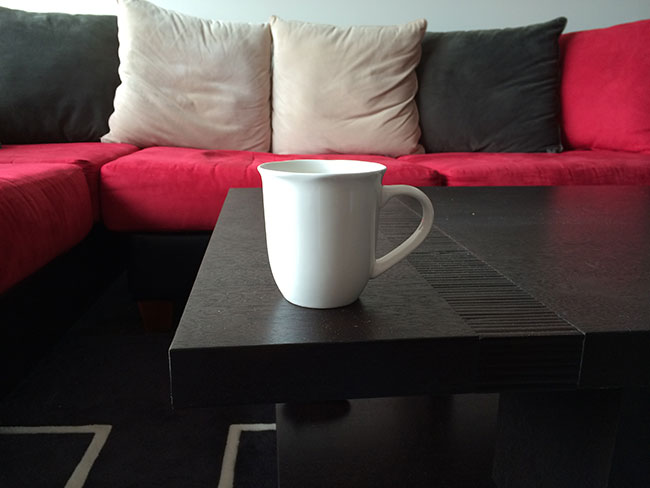
#> input picture 04-object-detection/01-template-matching/data/source_01.jpg, 650 x 488 px
$ python 01-find-and-draw-contours.py --input ../../04-object-detection/01-template-matching/data/source_01.jpg
#> lines starting #> are read from the running program, lines starting #| are printed output that depends on the picture; after the words box and inside, x2 and y2 are one past the last pixel; in counts of white or black regions, pixels touching at a corner belong together
## Set up session:
import argparse

import numpy as np
import cv2

if __name__ == '__main__':
    # Parse command-line arguments:
    parser = argparse.ArgumentParser()
    parser.add_argument(
        "-i", "--input",
        type=str,
        required=True,
        help="Path to input image."
    )
    args = vars(parser.parse_args())

    # Read and format:
    image_original = cv2.imread(args["input"])
#> image_original is the input picture: shape (488, 650, 3); mean B, G, R 64.3, 63.3, 82.3
    image_grayscale = cv2.cvtColor(image_original, cv2.COLOR_BGR2GRAY)
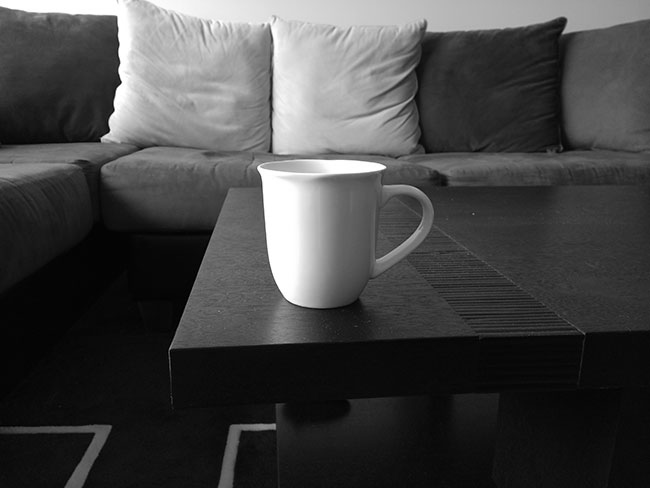
#> image_grayscale: shape (488, 650); min 0, max 255, mean 69.1

    # Display original image:
    cv2.imshow("Input", image_original)
    cv2.waitKey(0)

    # RETR_LIST--return all contours:
    contours_all = cv2.findContours(
        # Destructive to input image:
        image_grayscale.copy(),
        # All contours:
        cv2.RETR_LIST,
        # Approximated contours:
        cv2.CHAIN_APPROX_SIMPLE
    )[1]
#> contours_all = 26 contours, 25 with area under 20; largest, box (x1, y1, x2, y2) and area: (0, 0, 650, 488) 316063

    for (index, contour) in enumerate(contours_all):
        canvas = image_original.copy()
        cv2.drawContours(
            canvas,
            [contour],
            -1,
            (0, 255, 0),
            # Border width:
            #  1. -1 for fill in;
            #  2. positive for border only
            -1
        )
        cv2.imshow(
            "All Contours @ {}".format(index + 1),
            canvas
        )
        cv2.waitKey(0)
#> this loop made 26 passes
#> contour on passes 1, 2, 3, 4, 6, 7, 8, 9, 14, 15, 16, 19: [[12, 425], [13, 424], [14, 425], [13, 426]], [[169, 353], [170, 352], [171, 353], [170, 354]], [[166, 352], [167, 351], [168, 352], [167, 353]], [[167, 347], [168, 346], [169, 347], [168, 348]], [[170, 340], [171, 339], [172, 340], [171, 341]], [[171, 337], [172, 336], [173, 337], [172, 338]], [[174, 329], [175, 328], [176, 329], [175, 330]], [[175, 326], [176, 325], [177, 326], [176, 327]], [[180, 314], [181, 313], [182, 314], [181, 315]], [[181, 312], [182, 311], [183, 312], [182, 313]], [[181, 309], [182, 308], [183, 309], [182, 310]], [[185, 300], [186, 299], [187, 300], [186, 301]]
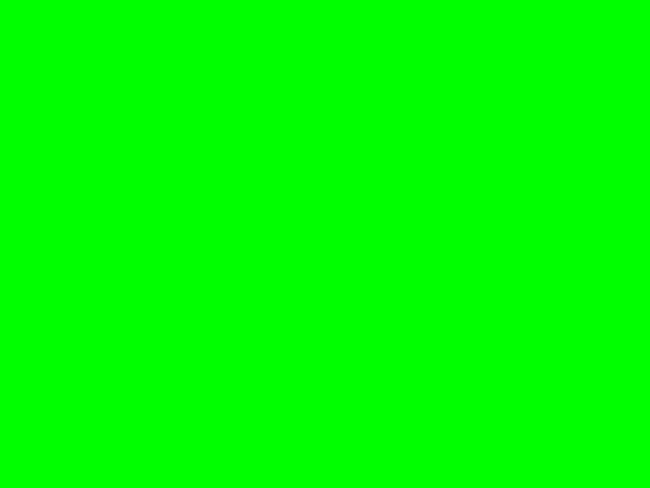
#> canvas: shape (488, 650, 3); mean B, G, R 0, 255, 0

    # RETR_EXTERNAL--return only the external contours
    contours_external = cv2.findContours(
        # Destructive to input image:
        image_grayscale.copy(),
        # Only external:
        cv2.RETR_EXTERNAL,
        # Approximated contours:
        cv2.CHAIN_APPROX_SIMPLE
    )[1]
#> contours_external = [[[0, 0], [0, 487], [649, 487], [649, 0]]]

    for (index, contour) in enumerate(contours_external):
        canvas = image_original.copy()
        cv2.drawContours(
            canvas,
            [contour],
            -1,
            (0, 255, 0),
            # Border width:
            #  1. -1 for fill in;
            #  2. positive for border only
            -1
        )
        cv2.imshow(
            "External Contours @ {}".format(index + 1),
            canvas
        )
        cv2.waitKey(0)
#> this loop made 1 pass
#> contour on pass 1: [[0, 0], [0, 487], [649, 487], [649, 0]]

    # Contours to masks:
    for (index, contour) in enumerate(contours_external):
        mask = np.zeros_like(image_grayscale, dtype=np.uint8)
        cv2.drawContours(
            mask,
            [contour],
            -1,
            255,
            -1
        )
        cv2.imshow(
            "Mask {}".format(index + 1),
            mask
        )
        cv2.waitKey(0)
        cv2.imshow(
            "Segmented {}".format(index + 1),
            cv2.bitwise_and(image_original, image_original, mask = mask)
        )
        cv2.waitKey(0)
